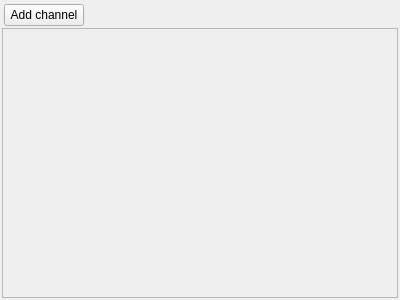
<?xml version="1.0" encoding="UTF-8"?>
<ui version="4.0">
 <class>ChannelStripContainer</class>
 <widget class="QWidget" name="ChannelStripContainer">
  <property name="geometry">
   <rect>
    <x>0</x>
    <y>0</y>
    <width>400</width>
    <height>300</height>
   </rect>
  </property>
  <property name="windowTitle">
   <string>Form</string>
  </property>
  <layout class="QVBoxLayout" name="verticalLayout">
   <property name="spacing">
    <number>0</number>
   </property>
   <property name="leftMargin">
    <number>2</number>
   </property>
   <property name="topMargin">
    <number>2</number>
   </property>
   <property name="rightMargin">
    <number>2</number>
   </property>
   <property name="bottomMargin">
    <number>2</number>
   </property>
   <item>
    <widget class="QWidget" name="toolbar" native="true">
     <layout class="QHBoxLayout" name="horizontalLayout">
      <property name="spacing">
       <number>2</number>
      </property>
      <property name="leftMargin">
       <number>2</number>
      </property>
      <property name="topMargin">
       <number>2</number>
      </property>
      <property name="rightMargin">
       <number>2</number>
      </property>
      <property name="bottomMargin">
       <number>2</number>
      </property>
      <item>
       <widget class="QPushButton" name="btnAddChannel">
        <property name="text">
         <string>Add channel</string>
        </property>
       </widget>
      </item>
      <item>
       <spacer name="horizontalSpacer">
        <property name="orientation">
         <enum>Qt::Horizontal</enum>
        </property>
        <property name="sizeHint" stdset="0">
         <size>
          <width>280</width>
          <height>20</height>
         </size>
        </property>
       </spacer>
      </item>
     </layout>
    </widget>
   </item>
   <item>
    <widget class="QScrollArea" name="channelsScrollArea">
     <property name="widgetResizable">
      <bool>true</bool>
     </property>
     <widget class="QWidget" name="channelsContent">
      <property name="geometry">
       <rect>
        <x>0</x>
        <y>0</y>
        <width>394</width>
        <height>267</height>
       </rect>
      </property>
      <layout class="QHBoxLayout" name="stripLayout">
       <property name="spacing">
        <number>0</number>
       </property>
       <property name="leftMargin">
        <number>0</number>
       </property>
       <property name="topMargin">
        <number>0</number>
       </property>
       <property name="rightMargin">
        <number>0</number>
       </property>
       <property name="bottomMargin">
        <number>0</number>
       </property>
      </layout>
     </widget>
    </widget>
   </item>
  </layout>
 </widget>
 <resources/>
 <connections/>
</ui>
